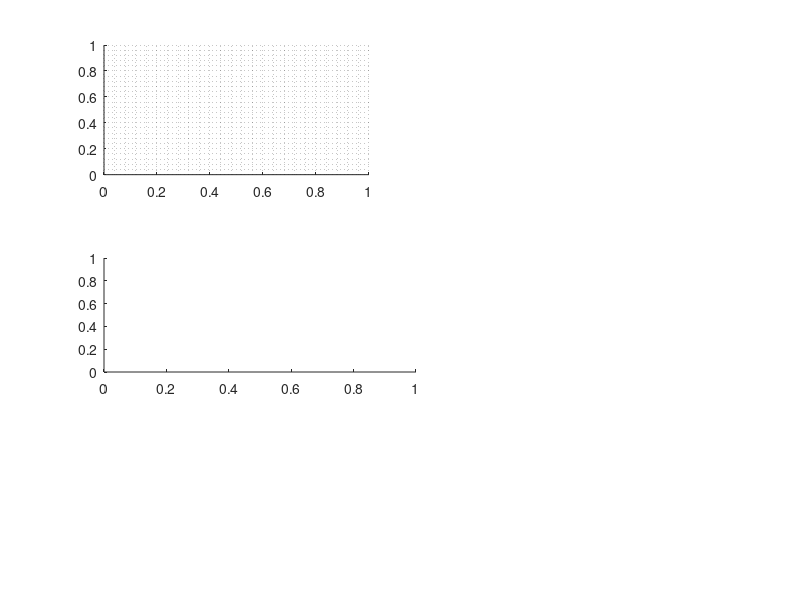

MATLAB code to generate this figure: (Note: this script raises an error after producing the figure.)
clc;close all;clear


% los errores vienen dados asi

% error_r, error en theta, error de velocidad lineal, error de altura

%el resto de datos son:

% vb_r es velocidad lienal real;
% hw_r es altura real;
% vx_d es velocidad deseada
% z_d es altura desead


names = [%"result_2023-09-16-02-41-30.mat";
         "result_2023-09-16-02-44-19.mat";
         %"result_2023-09-16-02-46-34.mat"; % este la velocidad no va al valor que queremos
         "result_2023-09-16-02-48-46.mat";
         %"result_2023-09-16-02-50-32.mat"; % este la velocidad no va al valor que queremos
         %"result_2023-09-20-23-42-18.mat"; % este no empieza bien la velocidad
         %"result_2023-09-20-23-46-12.mat";
         "result_2023-09-20-23-48-05.mat";
         "result_2023-09-20-23-51-18.mat";
         %"result_2023-09-21-03-02-07.mat";
         "result_2023-09-21-03-11-15.mat";
         "result_2023-09-21-03-12-24.mat";
         "result_2023-09-21-03-12-54.mat";
         "result_2023-09-21-03-20-34.mat";
    ];
% 
limites = [%0 35;
           4.5 28;
           %0 27;
           3.5 30;
           %3.4 16.4;
           %9 22;
           %0 0;
           4 42;
           0 38.5;
           %0 4;
           0 18;
           0.5 10;
           0 8;
           0 23;
           ];

% limites = [%0 35;
%            4.5 28;
%            %0 27;
%            0 30;
%            %3.4 16.4;
%            %9 22;
%            %0 0;
%            4 54;
%            0 38.5;
%            %0 4;
%            0 18;
%            0 10;
%            0 8;
%            0 23;
%            ];

limites = round(20.5743 * limites)


%% Figures Colors Definition
lw = 1; % linewidth 1
lwV = 2; % linewidth 2zz
fontsizeLabel = 11; %11
fontsizeLegend = 11;
fontsizeTicks = 11;
fontsizeTitel = 11;
sizeX = 1300; % size figure
sizeY = 1000; % size figure
figure('Position', [500 500 sizeX sizeY])

set(gcf, 'Position', [500 500 sizeX sizeY]);
fig1_comps.fig = gcf;

axes('Position',[0.13  0.38 0.39 .19]);

subplot(3,2,1) ; grid minor; hold on; ylabel("$~^i \tilde{r}$",Interpreter="latex",FontSize=20,Rotation=90);
subplot(3,2,3) ; grid minor; hold on; ylabel("$~^i \tilde{\theta}$",Interpreter="latex",FontSize=20,Rotation=90)
subplot(3,2,5) ; grid minor; hold on; ylabel("$^{b}{\upsilon}_{xd}-~^b{\upsilon_{x}}$",Interpreter="latex",FontSize=20,Rotation=90);xlabel('$\textrm{Time}[s]$',Interpreter='latex')

box_r = 0;
box_t = 0;
box_v = 0;

r_data_total = NaN*ones(8,793);
t_data_total = NaN*ones(8,793);
v_data_total = NaN*ones(8,793);


for i=1:length(names)
    load(names(i));
    experiments{i,:} = {error_r_plot error_y_plot error_vx_rosbag error_altura_rosbag vx_d vb_r z_d Hw_r};
    clear error_r_plot error_y_plot error_vx_rosbag error_altura_rosbag vx_d vb_r z_d Hw_r;

    % filtrado de elementos que no van en las estadisticas por errores en
    % los vuelos

    limiteInicio = limites(i, 1)+1;
    limiteFin = limites(i, 2)+1;

    x_data = experiments{i}{1}.XData(limiteInicio:limiteFin);    
    r_data = experiments{i}{1}.YData(limiteInicio:limiteFin);
    t_data = experiments{i}{2}.YData(limiteInicio:limiteFin);
    v_data = experiments{i}{3}.YData(limiteInicio:limiteFin)-0.2;

    % % elimincaicon de los NaN
    % % Identificar posiciones de NaN
    % posiciones_nan = isnan(vector_con_nan);
    % 
    % % Seleccionar solo elementos que no son NaN
    % vector_sin_nan = vector_con_nan(~posiciones_nan);

    bias = 0.2 ;%+ (rand() * 0.05) - 0.025;
    r_data = r_data+bias;
    
    if (names(i) == "result_2023-09-20-23-48-05.mat")
        r_data = -(r_data+ 0.1);
        v_data = -(v_data+0.1);

       % nuevo_voltaje = interp1(tiempo_original, voltaje_original, nuevo_tiempo, 'linear');
    end

    if (names(i) == "result_2023-09-20-23-51-18.mat")
         r_data =  (r_data) - 0.2;
         %v_data = v_data +0.2;
        % nuevo_voltaje = interp1(tiempo_original, voltaje_original, nuevo_tiempo, 'linear');
    end

    
    data(:,1) = x_data-x_data(1); 
    data(:,2) = r_data; 
    data(:,3) = t_data; 
    data(:,4) = v_data;   

    box_r= [box_r,mean(r_data)];
    box_t= [box_t,mean(t_data)];
    box_v= [box_v,mean(v_data)];

    subplot(3,2,1) ; plot (data(:,1), data(:,2)); 
    subplot(3,2,3) ; plot (data(:,1), data(:,3));
    subplot(3,2,5) ; plot (data(:,1), data(:,4));

    r_data_total(i,1:length(r_data)) = r_data;
    t_data_total(i,1:length(t_data)) = t_data;
    v_data_total(i,1:length(v_data)) = v_data;


   % input(strcat('el archivo:',num2str(i), ' fue:  ',names(i),'. Continuar...'))
    name_save = strcat('experimentos_finales/experimento_',num2str(i));

    save(name_save,"data");
    clear data
    

end
%% promedios de errores totales

time_mean = (0:0.5:800);
m_color = [0.6350 0.0780 0.1840];
std_color = [0.4940 0.1840 0.5560];

mean_total_r = median(nanmedian(abs(r_data_total),1));
mean_total_t = median(nanmedian(abs(t_data_total),1));
mean_total_v = median(nanmedian(abs(v_data_total),1));
subplot(6,2,2);hold on; plot(time_mean,mean_total_r*ones(length(time_mean)),'--',Color=m_color);hold off;
subplot(6,2,6);hold on; plot(time_mean,mean_total_t*ones(length(time_mean)),'--',Color=m_color);hold off;
subplot(6,2,10);hold on; plot(time_mean,mean_total_v*ones(length(time_mean)),'--',Color=m_color);hold off;


std_r = nanstd(abs(r_data_total));
std_t = nanstd(abs(t_data_total));
std_v = nanstd(abs(v_data_total));
subplot(6,2,2);hold on; plot(std_r,Color=std_color);hold off;
subplot(6,2,6);hold on; plot(std_t,Color=std_color);hold off;
subplot(6,2,10);hold on; plot(std_v,Color=std_color);hold off;

%% sombreado zona transitoria y estable

min_r = min(find(std_r<mean_total_r));
min_t = min(find(std_t<mean_total_t));
min_v = min(find(std_v<mean_total_v));
% 
% subplot(6,2,4);hold on; 
% fill_1 = fill([ 0 0 min_r min_r ], [-0.05 0.4 0.4 -0.05], [255, 0, 0]/255);
% fill_1.FaceAlpha = 0.15;
% fill_1.EdgeColor = 'none';
% fill_2 = fill([ min_r min_r 800 800 ], [-0.05 0.4 0.4 -0.05], [0, 255, 0]/255);
% fill_2.FaceAlpha = 0.15;
% fill_2.EdgeColor = 'none';
% hold off; 
% 
% subplot(6,2,8);hold on; 
% fill_1 = fill([ 0 0 min_t min_t ], [-0.05 0.5 0.5 -0.05], [255, 0, 0]/255);
% fill_1.FaceAlpha = 0.15;
% fill_1.EdgeColor = 'none';
% fill_2 = fill([ min_t min_t 800 800 ], [-0.05 0.5 0.5 -0.05], [0, 255, 0]/255);
% fill_2.FaceAlpha = 0.15;
% fill_2.EdgeColor = 'none';
% hold off; 

% 
% subplot(6,2,12);hold on; 
% fill_1 = fill([ 0 0 min_v min_v ], [-0.015 0.6 0.6 -0.015], [255, 0, 0]/255);
% fill_1.FaceAlpha = 0.15;
% fill_1.EdgeColor = 'none';
% fill_2 = fill([ min_v min_v 800 800 ], [-0.015 0.6 0.6 -0.015], [0, 255, 0]/255);
% fill_2.FaceAlpha = 0.15;
% fill_2.EdgeColor = 'none';
% hold off; 


% subplot(3,2,2) ; h = boxplot(box_r(2:end)) ;%ol = findobj(h,'Tag','Outliers'); set(ol,'Visible','off');
% subplot(3,2,4) ; h = boxplot(box_t(2:end)) ;%ol = findobj(h,'Tag','Outliers'); set(ol,'Visible','off');
% subplot(3,2,6) ; h = boxplot(box_v(2:end)) ;%ol = findobj(h,'Tag','Outliers'); set(ol,'Visible','off');


%% limites graficas
subplot(3,2,1) ;xticks(0:5:40);xticklabels({'','','','','','','',''}); xlim([0 40]); 
subplot(3,2,3) ;xticks(0:5:40);xticklabels({'','','','','','','',''}); xlim([0 40]);
subplot(3,2,5) ;xticks(0:5:40);xlim([0 40]);

subplot(6,2,4) ;xticks(0:100:800);xticklabels({'','','','','','','',''}); xlim([0 800]); ylim([-0.05 0.4]); 
subplot(6,2,8) ;xticks(0:100:800);xticklabels({'','','','','','','',''}); xlim([0 800]); ylim([-0.05 0.5]); 
subplot(6,2,12) ;xticks(0:100:800);xticklabels({'0','5','10','15','20','25','30','35','40'}); xlim([0 800]); ylim([-0.015 0.6]); 

subplot(6,2,2) ;xticks(0:100:800);xticklabels({'','','','','','','',''}); xlim([0 800]); 
subplot(6,2,6) ;xticks(0:100:800);xticklabels({'','','','','','','',''}); xlim([0 800]); 
subplot(6,2,10) ;xticks(0:100:800);xticklabels({'0','5','10','15','20','25','30','35','40'}); xlim([0 800]);



%% Datos errores totales con su std
subplot(6,2,4);hold on; plot_areaerrorbar(abs(r_data_total)); grid minor;hold off;
subplot(6,2,8);hold on; plot_areaerrorbar(abs(t_data_total)); grid minor;hold off;
subplot(6,2,12);hold on; plot_areaerrorbar(abs(v_data_total)); grid minor; xlabel('$\textrm{Time}[s]$',Interpreter='latex');hold off;



